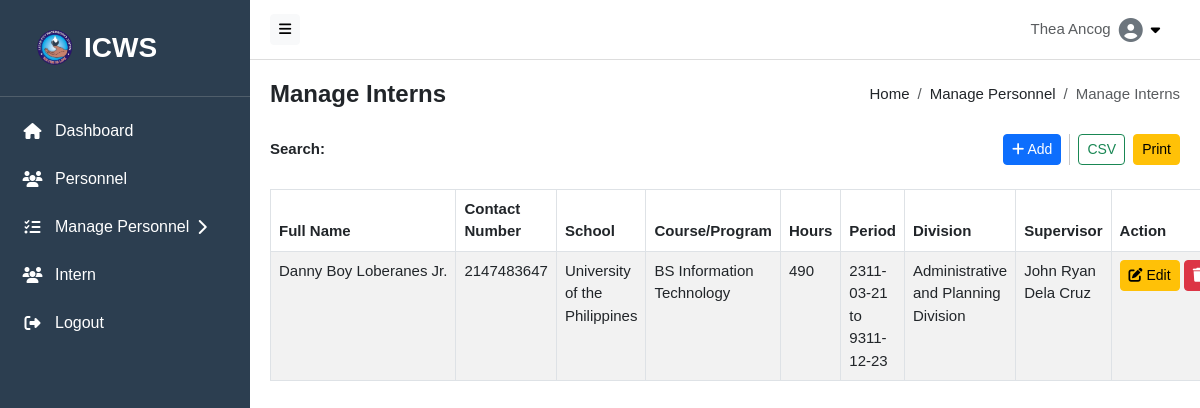
The page /src/components/manage_intern.php (signed in) on the database as committed earlier.
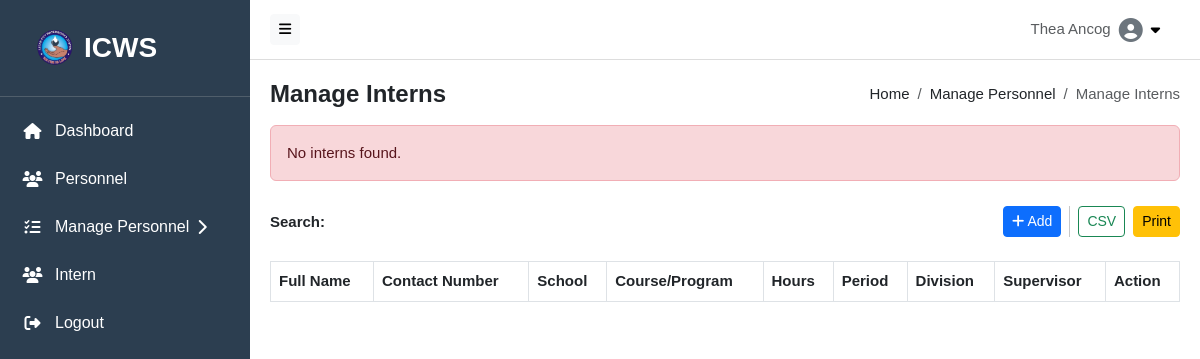
The same page on the database as committed later.
### tables this page shows
CREATE TABLE `intern` (
  `intern_id` int(5) NOT NULL,
  `fullName` varchar(255) DEFAULT NULL,
  `contactNo` int(11) DEFAULT NULL,
  `school` varchar(255) DEFAULT NULL,
  `course` varchar(100) DEFAULT NULL,
  `hoursNo` int(4) DEFAULT NULL,
  `startDate` date DEFAULT NULL,
  `endDate` date DEFAULT NULL,
  `division` varchar(100) DEFAULT NULL,
  `supervisorName` varchar(255) DEFAULT NULL,
  `createdAt` timestamp NOT NULL DEFAULT current_timestamp(),
  `updatedAt` timestamp NOT NULL DEFAULT current_timestamp() ON UPDATE current_timestamp()
);

### src/components/manage_intern.php (the view, shortened to what this page needs)
<?php
include_once __DIR__ . '/../../backend/db.php';
$interns = [];
$sql = "SELECT
            intern_id,
            fullName,
            contactNo,
            school,
            course,
            hoursNo,
            startDate,
            endDate,
            division,
            supervisorName
        FROM intern";
$result = $conn->query($sql);
if ($result && $result->num_rows > 0) {
    while ($row = $result->fetch_assoc()) {
        $interns[] = $row;
    }
} else {
    $error = $conn->error ? "Database Error: {$conn->error}" : "No interns found.";
}
?>
<!DOCTYPE html>
<html lang="en">
<head>
  <link rel="stylesheet" href="https://cdn.jsdelivr.net/npm/bootstrap@5.3.0/dist/css/bootstrap.min.css">
  <link rel="stylesheet" href="https://cdnjs.cloudflare.com/ajax/libs/font-awesome/6.4.0/css/all.min.css">
  <link rel="stylesheet" href="https://cdn.datatables.net/1.13.6/css/dataTables.bootstrap5.min.css">
  <link rel="stylesheet" href="https://cdn.datatables.net/buttons/2.4.1/css/buttons.bootstrap5.min.css">
</head>
<body>
<?php include __DIR__ . '/../hero/navbar.php'; ?>
<?php include __DIR__ . '/../hero/sidebar.php'; ?>
<div class="content" id="content">
  <div class="d-flex justify-content-between align-items-center flex-wrap mb-3">
    <h4 class="mb-0" style="font-weight: bold;">Manage Interns</h4>
    <nav aria-label="breadcrumb">
      <ol class="breadcrumb mb-0">
        <li class="breadcrumb-item"><a class="breadcrumb-link" href="http://localhost/ICWS-Personnel-Profilingg/src/hero/home.php">Home</a></li>
        <li class="breadcrumb-item"><a class="breadcrumb-link" href="http://localhost/ICWS-Personnel-Profiling/src/components/personnel_record.php">Manage Personnel</a></li>
        <li class="breadcrumb-item active" aria-current="page">Manage Interns</li>
      </ol>
    </nav>
  </div>
  <?php if (isset($error)): ?>
    <div class="alert alert-danger" role="alert">
        <?= htmlspecialchars($error) ?>
    </div>
  <?php endif; ?>
  <div class="search-buttons-container row align-items-center mb-4">
    <div class="col-md-6 d-flex align-items-center gap-2">
      <label for="searchInput" class="form-label mb-0"><strong>Search:</strong></label>
    </div>
    <div class="col-md-6 text-end">
      <div class="d-flex flex-wrap justify-content-end align-items-center gap-2">
        <button class="btn btn-primary btn-sm" onclick="window.location.href='http://localhost/ICWS-Personnel-Profiling/src/components/add_intern.php'"><i class="fas fa-plus"></i> Add</button>
        <button class="btn btn-outline-success export-btn btn-sm" data-type="csv">CSV</button>
        <button class="btn btn-warning export-btn btn-sm" data-type="print">Print</button>
      </div>
    </div>
  </div>
  <div class="table-container">
    <table class="table table-striped table-bordered" id="personnelTable">
      <thead>
        <tr>
          <th>Full Name</th>
          <th>Contact Number</th>
          <th>School</th>
          <th>Course/Program</th>
          <th>Hours</th>
          <th>Period</th>
          <th>Division</th>
          <th>Supervisor</th>
          <th>Action</th>
        </tr>
      </thead>
      <tbody>
    <?php foreach ($interns as $intern): ?>
        <tr id="row-<?= htmlspecialchars($intern['intern_id']) ?>">
            <td><?= htmlspecialchars($intern['fullName']) ?></td>
            <td><?= htmlspecialchars($intern['contactNo']) ?></td>
            <td><?= htmlspecialchars($intern['school']) ?></td>
            <td><?= htmlspecialchars($intern['course']) ?></td>
            <td><?= htmlspecialchars($intern['hoursNo']) ?></td>
            <td><?= htmlspecialchars($intern['startDate']) ?> to <?= htmlspecialchars($intern['endDate']) ?></td>
            <td><?= htmlspecialchars($intern['division']) ?></td>
            <td><?= htmlspecialchars($intern['supervisorName']) ?></td>
            <td>
                <button class="btn btn-warning btn-sm" onclick="window.location.href='http://localhost/ICWS-Personnel-Profiling/src/components/edit_intern.php?intern_id=<?= urlencode($intern['intern_id']) ?>'">
                    <i class="fas fa-edit"></i> Edit
                </button>
                <button class="btn btn-danger btn-sm" onclick="deleteIntern(<?= htmlspecialchars($intern['intern_id']) ?>)">
                    <i class="fas fa-trash"></i> Delete
                </button>
            </td>
        </tr>
    <?php endforeach; ?>
</tbody>
    </table>
  </div>
</div>
</body>
</html>

Rows that differ between the two databases and show on the page:
removed intern: fullName "Danny Boy Loberanes Jr.", contactNo "2147483647", school "University of the Philippines", course "BS Information Technology", hoursNo "490", startDate "2311-03-21", endDate "9311-12-23", division "Administrative and Planning Division", supervisorName "John Ryan Dela Cruz"
Other text that changed with them:
$error: (not shown) → "No interns found."
